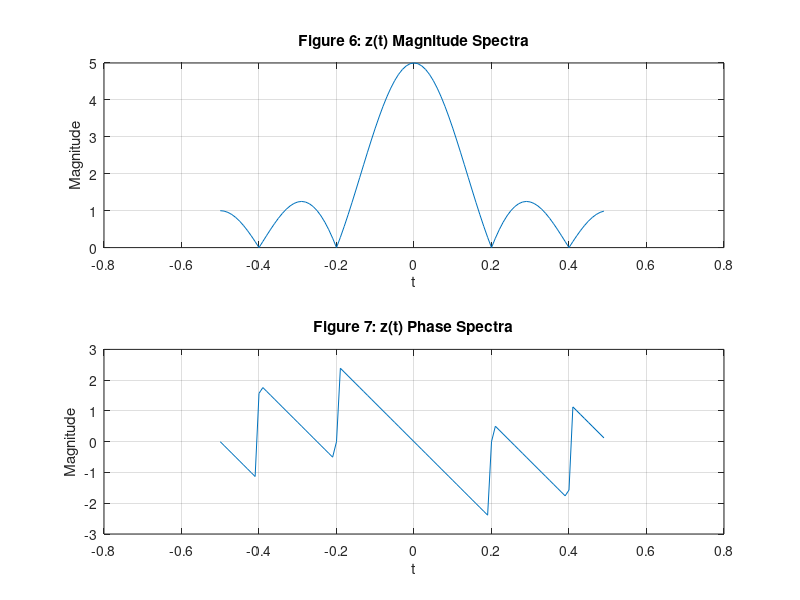

Recreate this plot in MATLAB.
N = 100; PulseWidth = 5; %change between 5, 10, and 25 to check each FT
t = [0:1:(N-1)];
x = [ones(1,PulseWidth), zeros(1,N-PulseWidth)];
Xw = fft(x);
f = [-(N/2):1:(N/2)-1]*(1/N);
w = 2*pi*f;
figure(4);
subplot(2,1,1);
plot(f,fftshift(abs(Xw)));
grid on;
xlabel('t');
ylabel('Magnitude');
title('Figure 6: z(t) Magnitude Spectra');
subplot(2,1,2);
plot(f,fftshift(angle(Xw)));
grid on;
xlabel('t');
ylabel('Magnitude');
title('Figure 7: z(t) Phase Spectra');
